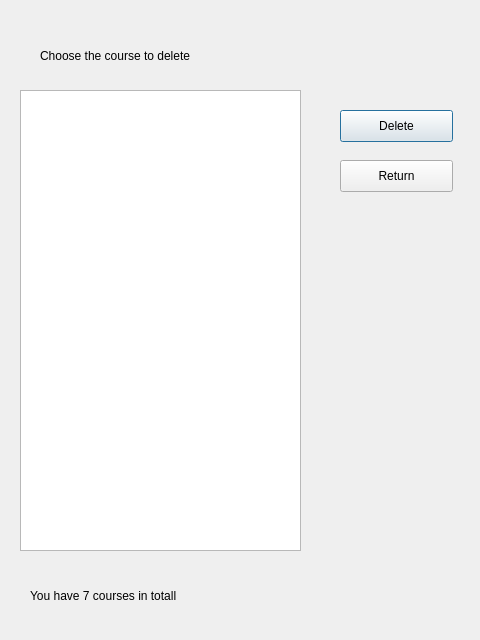
<?xml version="1.0" encoding="UTF-8"?>
<ui version="4.0">
 <class>Dialog</class>
 <widget class="QDialog" name="Dialog">
  <property name="geometry">
   <rect>
    <x>0</x>
    <y>0</y>
    <width>480</width>
    <height>640</height>
   </rect>
  </property>
  <property name="windowTitle">
   <string>Dialog</string>
  </property>
  <widget class="QLabel" name="label">
   <property name="geometry">
    <rect>
     <x>40</x>
     <y>30</y>
     <width>221</width>
     <height>51</height>
    </rect>
   </property>
   <property name="text">
    <string>Choose the course to delete</string>
   </property>
  </widget>
  <widget class="QListView" name="listView">
   <property name="geometry">
    <rect>
     <x>20</x>
     <y>90</y>
     <width>281</width>
     <height>461</height>
    </rect>
   </property>
  </widget>
  <widget class="QPushButton" name="pushButton">
   <property name="geometry">
    <rect>
     <x>340</x>
     <y>110</y>
     <width>113</width>
     <height>32</height>
    </rect>
   </property>
   <property name="text">
    <string>Delete</string>
   </property>
  </widget>
  <widget class="QLabel" name="label_2">
   <property name="geometry">
    <rect>
     <x>30</x>
     <y>580</y>
     <width>221</width>
     <height>31</height>
    </rect>
   </property>
   <property name="text">
    <string>You have 7 courses in totall</string>
   </property>
  </widget>
  <widget class="QPushButton" name="pushButton_2">
   <property name="geometry">
    <rect>
     <x>340</x>
     <y>160</y>
     <width>113</width>
     <height>32</height>
    </rect>
   </property>
   <property name="text">
    <string>Return</string>
   </property>
  </widget>
 </widget>
 <resources/>
 <connections/>
</ui>
